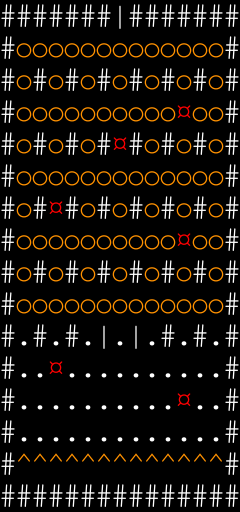

A level layout from a 2D game, rendered from its tile map. Below: a short description, then the map file with its tile-grid data intact:
An orthogonal 15x16 tile map with 16x32 px tiles, 3 tile layers (Terrain, Foes, Orb).

<map version="1.10" tiledversion="1.11.2" orientation="orthogonal" renderorder="right-down" width="15" height="16" tilewidth="16" tileheight="32" infinite="0" nextlayerid="4" nextobjectid="1">
 <properties>
  <property name="fp_regen" type="int" value="4" />
  <property name="name" value="Senses - Hearing" />
  <property name="senses" value="Self;Touch;Hearing" />
  <property name="timeline_length" type="int" value="100" />
  <property name="timeline_type" value="Asynchronous" />
 </properties>
 <tileset firstgid="1" source="tileset/editor.tsx" />
 <layer id="1" name="Terrain" width="15" height="16">
  <data encoding="csv">
5,5,5,5,5,5,5,6,5,5,5,5,5,5,5,
5,1,1,1,1,1,1,1,1,1,1,1,1,1,5,
5,1,5,1,5,1,5,1,5,1,5,1,5,1,5,
5,1,1,1,1,1,1,1,1,1,1,1,1,1,5,
5,1,5,1,5,1,5,1,5,1,5,1,5,1,5,
5,1,1,1,1,1,1,1,1,1,1,1,1,1,5,
5,1,5,1,5,1,5,1,5,1,5,1,5,1,5,
5,1,1,1,1,1,1,1,1,1,1,1,1,1,5,
5,1,5,1,5,1,5,1,5,1,5,1,5,1,5,
5,1,1,1,1,1,1,1,1,1,1,1,1,1,5,
5,1,5,1,5,1,6,1,6,1,5,1,5,1,5,
5,1,1,1,1,1,1,1,1,1,1,1,1,1,5,
5,1,1,1,1,1,1,1,1,1,1,1,1,1,5,
5,1,1,1,1,1,1,1,1,1,1,1,1,1,5,
5,3,3,3,3,3,3,3,3,3,3,3,3,3,5,
5,5,5,5,5,5,5,5,5,5,5,5,5,5,5
</data>
 </layer>
 <layer id="2" name="Foes" width="15" height="16">
  <data encoding="csv">
0,0,0,0,0,0,0,0,0,0,0,0,0,0,0,
0,0,0,0,0,0,0,0,0,0,0,0,0,0,0,
0,0,0,0,0,0,0,0,0,0,0,0,0,0,0,
0,0,0,0,0,0,0,0,0,0,0,2,0,0,0,
0,0,0,0,0,0,0,2,0,0,0,0,0,0,0,
0,0,0,0,0,0,0,0,0,0,0,0,0,0,0,
0,0,0,2,0,0,0,0,0,0,0,0,0,0,0,
0,0,0,0,0,0,0,0,0,0,0,2,0,0,0,
0,0,0,0,0,0,0,0,0,0,0,0,0,0,0,
0,0,0,0,0,0,0,0,0,0,0,0,0,0,0,
0,0,0,0,0,0,0,0,0,0,0,0,0,0,0,
0,0,0,2,0,0,0,0,0,0,0,0,0,0,0,
0,0,0,0,0,0,0,0,0,0,0,2,0,0,0,
0,0,0,0,0,0,0,0,0,0,0,0,0,0,0,
0,0,0,0,0,0,0,0,0,0,0,0,0,0,0,
0,0,0,0,0,0,0,0,0,0,0,0,0,0,0
</data>
 </layer>
 <layer id="3" name="Orb" width="15" height="16">
  <data encoding="csv">
0,0,0,0,0,0,0,0,0,0,0,0,0,0,0,
0,4,4,4,4,4,4,4,4,4,4,4,4,4,0,
0,4,0,4,0,4,0,4,0,4,0,4,0,4,0,
0,4,4,4,4,4,4,4,4,4,4,0,4,4,0,
0,4,0,4,0,4,0,0,0,4,0,4,0,4,0,
0,4,4,4,4,4,4,4,4,4,4,4,4,4,0,
0,4,0,0,0,4,0,4,0,4,0,4,0,4,0,
0,4,4,4,4,4,4,4,4,4,4,0,4,4,0,
0,4,0,4,0,4,0,4,0,4,0,4,0,4,0,
0,4,4,4,4,4,4,4,4,4,4,4,4,4,0,
0,0,0,0,0,0,0,0,0,0,0,0,0,0,0,
0,0,0,0,0,0,0,0,0,0,0,0,0,0,0,
0,0,0,0,0,0,0,0,0,0,0,0,0,0,0,
0,0,0,0,0,0,0,0,0,0,0,0,0,0,0,
0,0,0,0,0,0,0,0,0,0,0,0,0,0,0,
0,0,0,0,0,0,0,0,0,0,0,0,0,0,0
</data>
 </layer>
</map>
